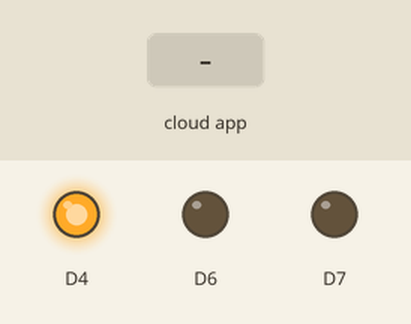
Recording of a sketch running on a simulated ESP8266 (NodeMCU). Shown: output pins drawn as LEDs (lit = HIGH). Inputs (shaded band) come from the test bench.

Above: at 1.2 s.
1.3 s: the phone or cloud app sets Lampu to 1
At 2.2 s:
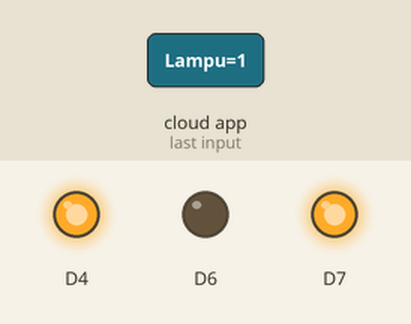
2.8 s: the phone or cloud app sets Stop.Kontak to 1
At 3.3 s:
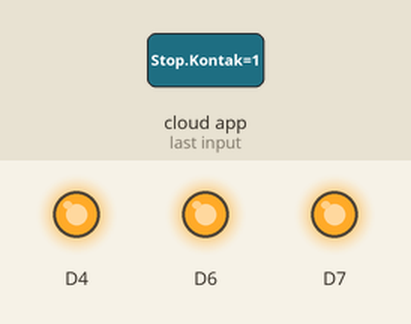
4.3 s: the phone or cloud app sets Lampu to 0
At 5.5 s:
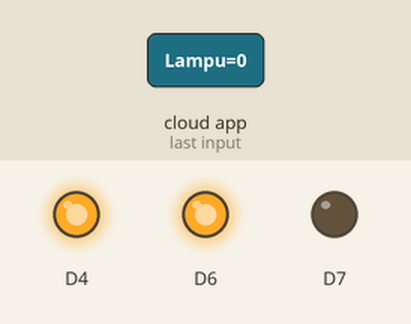
5.8 s: the phone or cloud app sets Stop.Kontak to 0
At 6.8 s:
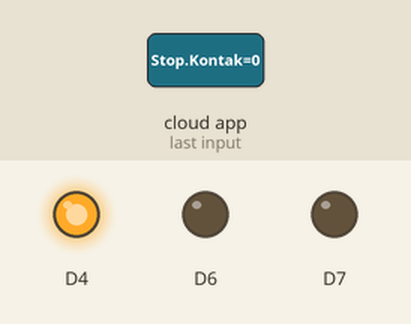
Timing chart, 0 to 8.3 s (numbered marks = the images above; inputs shaded):
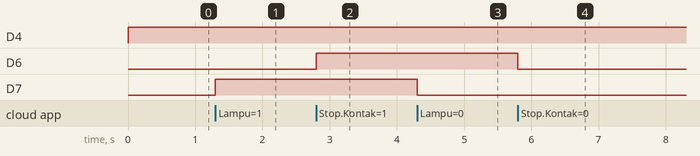

Measured:
- after the input at 1.3 s, D7: LOW → HIGH at once
- after the input at 2.8 s, D6: LOW → HIGH at once
- after the input at 4.3 s, D7: HIGH → LOW at once
- after the input at 5.8 s, D6: HIGH → LOW at once

The sketch:

IoT_Tranning.ino
```cpp
#include "DHT.h"        // including the library of DHT11 temperature and humidity sensor
#define DHTTYPE DHT11   // DHT 11

#define dht_dpin D5
DHT dht(dht_dpin, DHTTYPE);

#include <ESP8266WiFi.h>
#include <ThingerESP8266.h>

#define USERNAME " "
#define DEVICE_ID " "
#define DEVICE_CREDENTIAL " "

#define SSID " "
#define SSID_PASSWORD " "

// thinger.io config
ThingerESP8266 thing(USERNAME, DEVICE_ID, DEVICE_CREDENTIAL);

void setup() {
  dht.begin();
  pinMode(D4, OUTPUT);
  pinMode(D5, INPUT) ;
  pinMode(D6, OUTPUT);
  pinMode(D7, OUTPUT);

  thing.add_wifi(SSID, SSID_PASSWORD);


  // digital pin control example (i.e. turning on/off a light, a relay, configuring a parameter, etc)
  thing["Stop Kontak"] << digitalPin(D6);
  thing["Lampu"] << digitalPin(D7);
  // resource output example (i.e. reading a sensor value)
  //thing["millis"] >> outputValue(millis());
  //pembacaan sensor dht11
  thing["dht11"] >>[](pson & out){
    out["humidity"] = dht.readHumidity();
    out["celsius"] = dht.readTemperature();
    out["fahrenheit"] = dht.readTemperature(true);

  };

  // more details at http://docs.thinger.io/arduino/
}

void loop() {
  thing.handle();
  digitalWrite(D4, HIGH);
}
```
